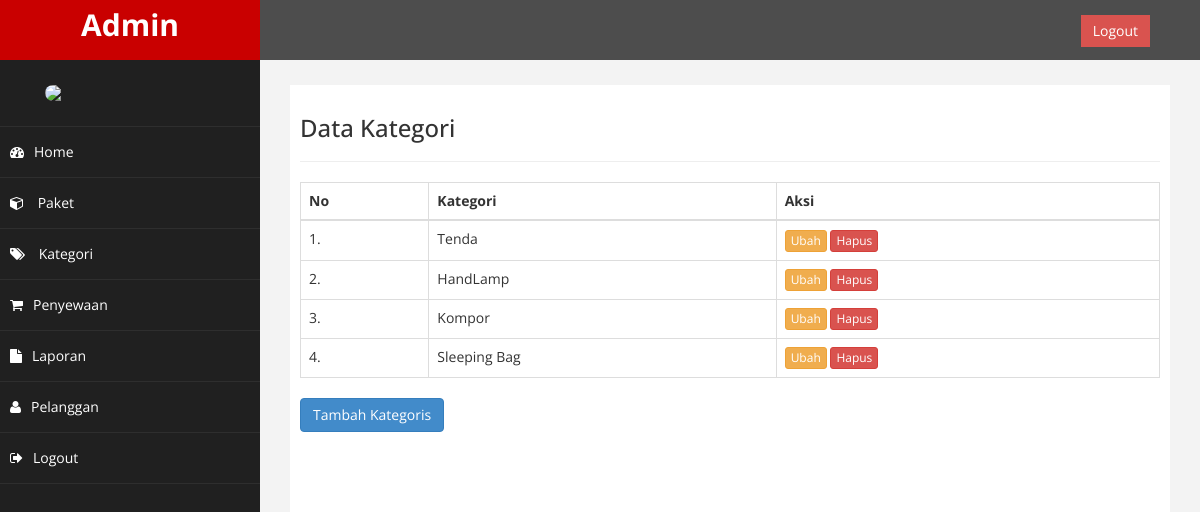
Screenshot of /admin/index.php?halaman=kategori (signed in) with the database file from the repository.
### tables this page shows
CREATE TABLE `kategori` (
  `id_kategori` int(5) NOT NULL,
  `nama_kategori` varchar(100) NOT NULL
);

### admin/kategori_admin/kategori.php (the view)
<?php
$semuadata = [];
$ambil = $koneksi->query("SELECT * FROM kategori");
while($tiap = $ambil->fetch_assoc()){
  $semuadata[] = $tiap;
}
?>
<h3>Data Kategori</h3>
<hr>
<table class="table table-bordered">
  <thead>
    <tr>
      <th>No</th>
      <th>Kategori</th>
      <th>Aksi</th>
    </tr>
  </thead>
  <tbody>
    <?php foreach($semuadata as $key => $value): ?>
    <tr>
      <td><?= $key+1; ?>.</td>
      <td><?= $value['nama_kategori']; ?></td>
      <td>
        <a href="?halaman=ubah_kategori&id=<?=$value['id_kategori'];?>" class="btn btn-warning btn-xs">Ubah</a>
        <a href="?halaman=hapus_kategori&id=<?=$value['id_kategori'];?>" class="btn btn-danger btn-xs">Hapus</a>
      </td>
    </tr>
    <?php endforeach; ?>
  </tbody>
</table>
<a href="index.php?halaman=tambahkategori" class="btn btn-primary">Tambah Kategoris</a>

### admin/assets/css/custom.css (style rules this page uses)
body { font-family: 'Open Sans', sans-serif; }

### rows the page displays
kategori: nama_kategori "Tenda"
kategori: nama_kategori "HandLamp"
kategori: nama_kategori "Kompor"
kategori: nama_kategori "Sleeping Bag"
